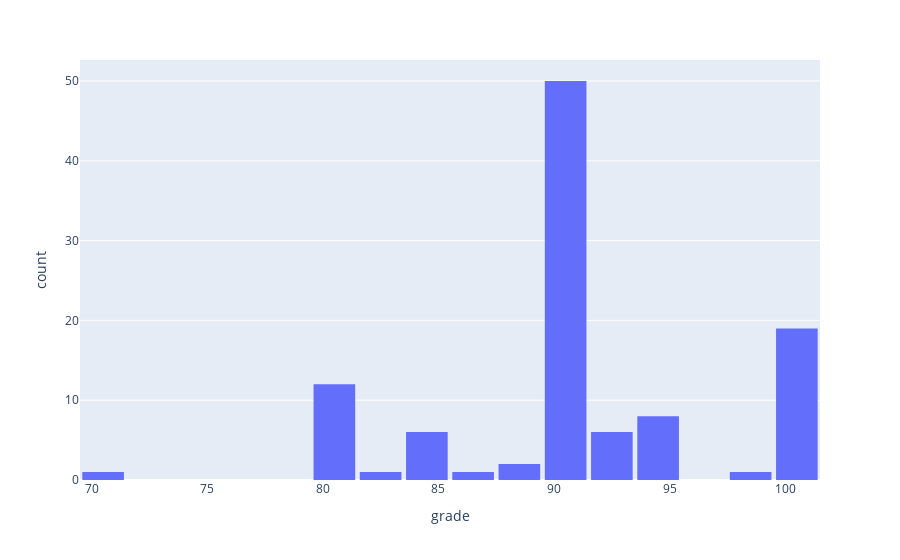

The notebook cell this image was saved under:
### Code cell
fig = px.histogram(data_frame = critic_reviews, x = 'grade')
fig.update_layout(barmode = 'group', bargap = 0.10, bargroupgap = 0.0)
fig.show()

### Figure 1 — Plotly figure (JSON) as saved in the notebook; plotly's stock layout.template omitted (floating-point values rounded to 4 significant figures)
{"data": [{"alignmentgroup": "True", "bingroup": "x", "hovertemplate": "grade=%{x}<br>count=%{y}<extra></extra>", "legendgroup": "", "marker": {"color": "#636efa", "pattern": {"shape": ""}}, "name": "", "offsetgroup": "", "orientation": "v", "showlegend": false, "type": "histogram", "x": [100, 100, 100, 100, 100, 100, 100, 100, 100, 100, 100, 95, 95, 94, 94, 93, 93, 92, 92, 91, 90, 90, 90, 90, 90, 90, 90, 90, 90, 90, 90, 90, 90, 90, 90, 90, 90, 88, 86, 85, 85, 85, 85, 85, 82, 80, 80, 80, 90, 80, 100, 92, 100, 95, 90, 90, 85, 80, 98, 93, 90, 90, 80, 90, 90, 90, 90, 100, 90, 90, 81, 100, 100, 95, 90, 90, 90, 100, 100, 90, 90, 90, 90, 95, 90, 90, 80, 90, 80, 80, 100, 90, 90, 90, 88, 91, 90, 90, 90, 80, 70, 90, 90, 90, 95, 90, 80], "xaxis": "x", "yaxis": "y"}], "layout": {"bargap": 0.1, "bargroupgap": 0, "barmode": "group", "legend": {"tracegroupgap": 0}, "margin": {"t": 60}, "xaxis": {"anchor": "y", "domain": [0, 1], "title": {"text": "grade"}}, "yaxis": {"anchor": "x", "domain": [0, 1], "title": {"text": "count"}}}}
